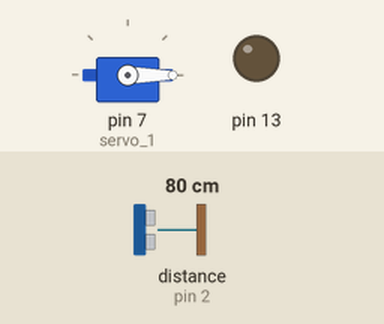
Recording of a sketch running on a simulated Arduino Uno, built with avr-gcc and run on an emulated ATmega328P. Shown: servo, output pins drawn as LEDs (lit = HIGH). Wiring (inferred from the names in the program): ultrasonic range finder: trigger pin 3; echo pin 2. The inputs (shaded band) are chosen by the test bench; at power-on: distance to the obstacle (sensor on pin 2) 80 cm. The echo pulse lasts 58.3 µs per cm; pins used as bus, display or sensor lines are not drawn; what the sketch prints to the serial monitor is not drawn.

Above: at 5.8 s.
5.9 s: distance to the obstacle (sensor on pin 2) set to 24 cm
11.9 s: distance to the obstacle (sensor on pin 2) set to 20 cm
At 15.5 s:
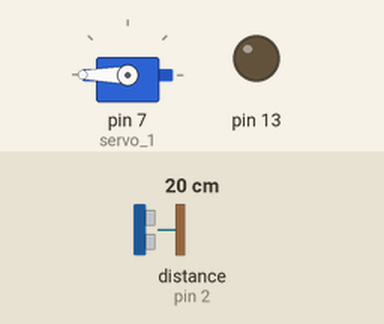
17.9 s: distance to the obstacle (sensor on pin 2) set to 35 cm
At 20.6 s:
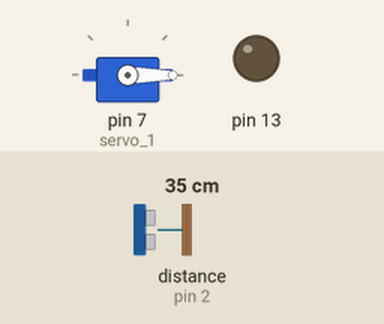
23.9 s: distance to the obstacle (sensor on pin 2) set to 2 cm
At 25.6 s:
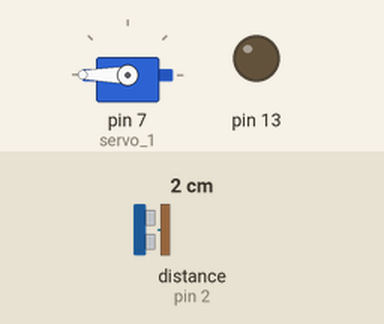
Timing chart, 0 to 27.1 s (numbered marks = the images above; inputs shaded):
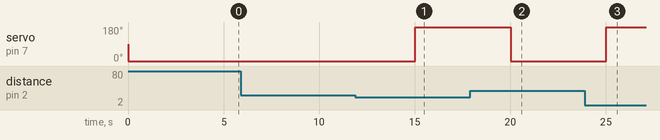

The sketch:

Automatic_door.ino
```cpp
// Arduino Ultrasoninc Sensor HC-SR04
// Re-writed by Arbi Abdul Jabbaar
// Using Arduino IDE 1.8.7
// Using HC-SR04 Module
// Tested on 17 September 2019
// ---------------------------------------------------------------- //
#include<Servo.h>
Servo servo_1;
#define echoPin 2 // attach pin D2 Arduino to pin Echo of HC-SR04
#define trigPin 3 //attach pin D3 Arduino to pin Trig of HC-SR04

// defines variables
long duration; // variable for the duration of sound wave travel
int distance; // variable for the distance measurement

void setup() {
  servo_1.attach(7);
  pinMode(trigPin, OUTPUT); // Sets the trigPin as an OUTPUT
  pinMode(echoPin, INPUT); // Sets the echoPin as an INPUT
  pinMode(13,OUTPUT);
  Serial.begin(9600); // // Serial Communication is starting with 9600 of baudrate speed
  Serial.println("Ultrasonic Sensor HC-SR04 Test"); // print some text in Serial Monitor
  Serial.println("with Arduino UNO R3");
}
void loop() {
  // Clears the trigPin condition
  digitalWrite(trigPin, LOW);
  delayMicroseconds(2);
  // Sets the trigPin HIGH (ACTIVE) for 10 microseconds
  digitalWrite(trigPin, HIGH);
  delayMicroseconds(10);
  digitalWrite(trigPin, LOW);
  // Reads the echoPin, returns the sound wave travel time in microseconds
  duration = pulseIn(echoPin, HIGH);
  // Calculating the distance
  distance = duration * 0.034 / 2; // Speed of sound wave divided by 2 (go and back)
  // Displays the distance on the Serial Monitor
  Serial.print("Distance: ");
  Serial.print(distance);
  if(distance<=20)
  {
    servo_1.write(180);
delay(5000);
  }
  else
  {
   servo_1.write(0);
delay(5000);
  }
  }
```

Measured:
- the behaviour switches between 22 and 21 cm on distance to the obstacle (sensor on pin 2) (found by bisection; images 0 and 1)
- after the input at 5.9 s, every drawn part: stays the same
- after the input at 11.9 s, servo on pin 7 (servo_1): 0° → 180° after 3.1 s
- after the input at 17.9 s, servo on pin 7 (servo_1): 180° → 0° after 2.1 s
- after the input at 23.9 s, servo on pin 7 (servo_1): 0° → 180° after 1.1 s
